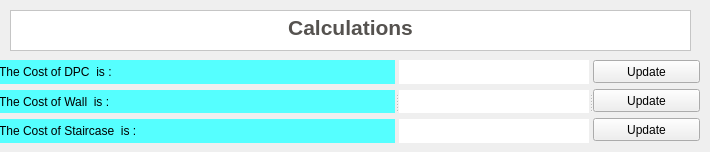
    <widget class="QWidget" name="page_6">
     <widget class="QTextBrowser" name="TBF_7">
      <property name="geometry">
       <rect>
        <x>10</x>
        <y>10</y>
        <width>681</width>
        <height>41</height>
       </rect>
      </property>
      <property name="styleSheet">
       <string notr="true">background-color:rgb(255, 255, 255)</string>
      </property>
      <property name="html">
       <string>&lt;!DOCTYPE HTML PUBLIC &quot;-//W3C//DTD HTML 4.0//EN&quot; &quot;http://www.w3.org/TR/REC-html40/strict.dtd&quot;&gt;
&lt;html&gt;&lt;head&gt;&lt;meta name=&quot;qrichtext&quot; content=&quot;1&quot; /&gt;&lt;style type=&quot;text/css&quot;&gt;
p, li { white-space: pre-wrap; }
&lt;/style&gt;&lt;/head&gt;&lt;body style=&quot; font-family:'MS Shell Dlg 2'; font-size:8.25pt; font-weight:400; font-style:normal;&quot;&gt;
&lt;p align=&quot;center&quot; style=&quot; margin-top:0px; margin-bottom:0px; margin-left:0px; margin-right:0px; -qt-block-indent:0; text-indent:0px;&quot;&gt;&lt;span style=&quot; font-size:16pt; font-weight:600; color:#55524f;&quot;&gt;Calculations&lt;/span&gt;&lt;/p&gt;&lt;/body&gt;&lt;/html&gt;</string>
      </property>
     </widget>
     <widget class="QSplitter" name="splitter_6">
      <property name="geometry">
       <rect>
        <x>-1</x>
        <y>60</y>
        <width>701</width>
        <height>83</height>
       </rect>
      </property>
      <property name="orientation">
       <enum>Qt::Horizontal</enum>
      </property>
      <widget class="QWidget" name="">
       <layout class="QVBoxLayout" name="verticalLayout_10">
        <item>
         <widget class="QLabel" name="label_16">
          <property name="minimumSize">
           <size>
            <width>395</width>
            <height>23</height>
           </size>
          </property>
          <property name="styleSheet">
           <string notr="true">background-color: rgb(85, 255, 255);</string>
          </property>
          <property name="text">
           <string>The Cost of DPC  is :</string>
          </property>
          <property name="wordWrap">
           <bool>true</bool>
          </property>
         </widget>
        </item>
        <item>
         <widget class="QLabel" name="label_18">
          <property name="minimumSize">
           <size>
            <width>395</width>
            <height>23</height>
           </size>
          </property>
          <property name="styleSheet">
           <string notr="true">background-color: rgb(85, 255, 255);</string>
          </property>
          <property name="text">
           <string>The Cost of Wall  is :</string>
          </property>
          <property name="wordWrap">
           <bool>true</bool>
          </property>
         </widget>
        </item>
        <item>
         <widget class="QLabel" name="label_19">
          <property name="minimumSize">
           <size>
            <width>395</width>
            <height>23</height>
           </size>
          </property>
          <property name="styleSheet">
           <string notr="true">background-color: rgb(85, 255, 255);</string>
          </property>
          <property name="text">
           <string>The Cost of Staircase  is :</string>
          </property>
          <property name="wordWrap">
           <bool>true</bool>
          </property>
         </widget>
        </item>
       </layout>
      </widget>
      <widget class="QWidget" name="">
       <layout class="QVBoxLayout" name="verticalLayout_11">
        <item>
         <widget class="QLabel" name="ldpccost">
          <property name="minimumSize">
           <size>
            <width>183</width>
            <height>23</height>
           </size>
          </property>
          <property name="styleSheet">
           <string notr="true">background-color: rgb(255, 255, 255);</string>
          </property>
          <property name="text">
           <string>                                                       </string>
          </property>
         </widget>
        </item>
        <item>
         <widget class="QLabel" name="ldpccost_3">
          <property name="minimumSize">
           <size>
            <width>183</width>
            <height>23</height>
           </size>
          </property>
          <property name="styleSheet">
           <string notr="true">background-color: rgb(255, 255, 255);</string>
          </property>
          <property name="text">
           <string>                                                         </string>
          </property>
         </widget>
        </item>
        <item>
         <widget class="QLabel" name="ldpccost_4">
          <property name="minimumSize">
           <size>
            <width>183</width>
            <height>23</height>
           </size>
          </property>
          <property name="styleSheet">
           <string notr="true">background-color: rgb(255, 255, 255);</string>
          </property>
          <property name="text">
           <string>                                                       </string>
          </property>
         </widget>
        </item>
       </layout>
      </widget>
      <widget class="QWidget" name="">
       <layout class="QVBoxLayout" name="verticalLayout_12">
        <item>
         <widget class="QPushButton" name="pushButton_3">
          <property name="minimumSize">
           <size>
            <width>107</width>
            <height>23</height>
           </size>
          </property>
          <property name="text">
           <string>Update</string>
          </property>
         </widget>
        </item>
        <item>
         <widget class="QPushButton" name="pushButton_6">
          <property name="minimumSize">
           <size>
            <width>107</width>
            <height>23</height>
           </size>
          </property>
          <property name="text">
           <string>Update</string>
          </property>
         </widget>
        </item>
        <item>
         <widget class="QPushButton" name="pushButton_5">
          <property name="minimumSize">
           <size>
            <width>107</width>
            <height>23</height>
           </size>
          </property>
          <property name="text">
           <string>Update</string>
          </property>
         </widget>
        </item>
       </layout>
      </widget>
     </widget>
    </widget>
